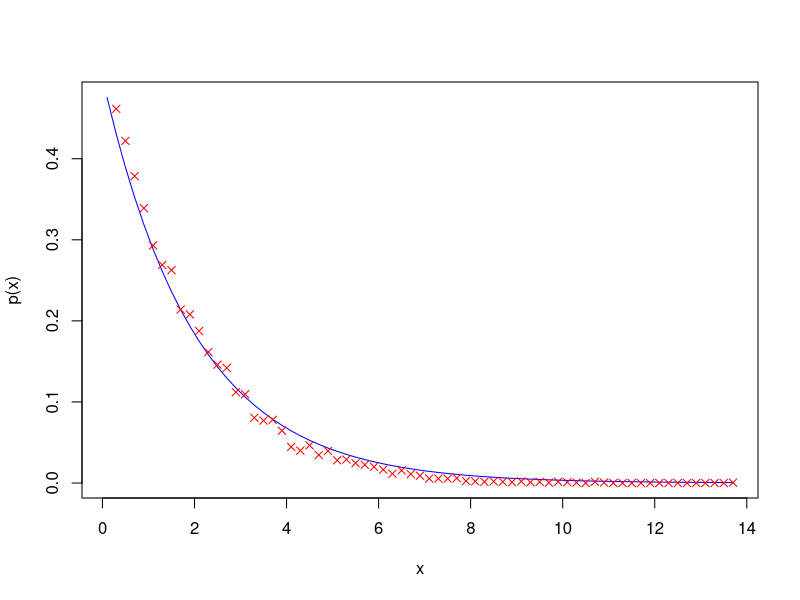

Reproduce this figure in R.
#Runs a simple Metropolis-Hastings (ie MCMC) algoritm to simulate an
#exponential distribution, which has the probability density
#p(x)=exp(-x/m), where m>0.
#
#Author: H. Paul Keeler, 2019.


numbSim=10^4; #number of random variables simulated
numbSteps=25; #number of steps for the Markov process
numbBins=50; #number of bins for histogram

sigma=1; #standard deviation for normal random steps
m=2; #parameter (ie mean) for distribution to be simulated

fun_p<-function(x){
  return((exp(-x/m)/m)*(x>=0)); #intensity function
  
}

xRand=runif(numbSim); #random intial values
probCurrent=fun_p(xRand); #current transition probabilities

for (jj in 1:numbSteps){
  zRand<-xRand +sigma*rnorm(numbSim,0,1);#take a (normally distributed) random step        
  #zRand= xRand +2*sigma*runif(numbSim);#take a (uniformly distributed) random step    
  probProposal=fun_p(zRand); #proposed probability
  
  #acceptance rejection step
  booleAccept=runif(numbSim) < probProposal/probCurrent;
  #update state of random walk/Markov chain
  xRand[booleAccept]=zRand[booleAccept];
  #update transition probabilities
  probCurrent[booleAccept]=probProposal[booleAccept];
}
#histogram section: empirical probability density
histX<-hist(xRand,breaks=numbBins,plot=FALSE);    
binEdges=histX$breaks; #retrieve bin edges
pdfEmp=histX$density; #retrieve probability density
xValues=histX$mids; ##retrieve mid-points of bins

#analytic solution of probability density
pdfExact=fun_p(xValues);

#Plotting
plot(xValues,pdfExact,xlab='x',ylab='p(x)',type="l", col='blue');
points(xValues,pdfEmp,pch=4, col='red');
grid;
